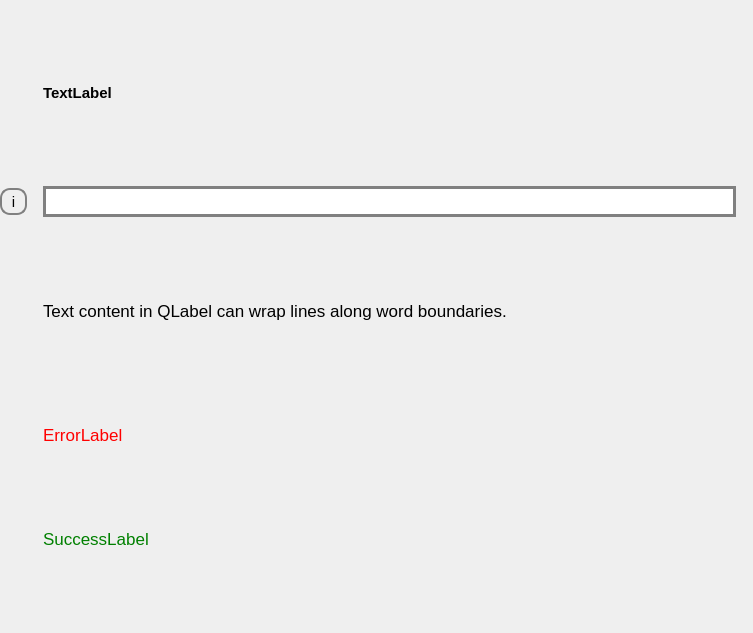
<?xml version="1.0" encoding="UTF-8"?>
<ui version="4.0">
 <class>Form</class>
 <widget class="QWidget" name="Form">
  <property name="geometry">
   <rect>
    <x>0</x>
    <y>0</y>
    <width>753</width>
    <height>633</height>
   </rect>
  </property>
  <property name="sizePolicy">
   <sizepolicy hsizetype="Preferred" vsizetype="Fixed">
    <horstretch>0</horstretch>
    <verstretch>0</verstretch>
   </sizepolicy>
  </property>
  <property name="windowTitle">
   <string>Form</string>
  </property>
  <layout class="QGridLayout" name="gridLayout">
   <property name="leftMargin">
    <number>0</number>
   </property>
   <property name="topMargin">
    <number>6</number>
   </property>
   <property name="rightMargin">
    <number>0</number>
   </property>
   <property name="bottomMargin">
    <number>6</number>
   </property>
   <item row="4" column="1">
    <widget class="QLabel" name="lfbTextFieldSuccess">
     <property name="sizePolicy">
      <sizepolicy hsizetype="Preferred" vsizetype="Fixed">
       <horstretch>0</horstretch>
       <verstretch>0</verstretch>
      </sizepolicy>
     </property>
     <property name="font">
      <font>
       <pointsize>13</pointsize>
      </font>
     </property>
     <property name="styleSheet">
      <string notr="true">color: green;</string>
     </property>
     <property name="text">
      <string>SuccessLabel</string>
     </property>
     <property name="wordWrap">
      <bool>true</bool>
     </property>
    </widget>
   </item>
   <item row="3" column="1">
    <widget class="QLabel" name="lfbTextFieldError">
     <property name="sizePolicy">
      <sizepolicy hsizetype="Preferred" vsizetype="Fixed">
       <horstretch>0</horstretch>
       <verstretch>0</verstretch>
      </sizepolicy>
     </property>
     <property name="font">
      <font>
       <pointsize>13</pointsize>
      </font>
     </property>
     <property name="styleSheet">
      <string notr="true">color: red;</string>
     </property>
     <property name="text">
      <string>ErrorLabel</string>
     </property>
     <property name="alignment">
      <set>Qt::AlignLeading|Qt::AlignLeft|Qt::AlignTop</set>
     </property>
     <property name="wordWrap">
      <bool>true</bool>
     </property>
    </widget>
   </item>
   <item row="2" column="1">
    <widget class="QLabel" name="lfbTextFieldHelp">
     <property name="sizePolicy">
      <sizepolicy hsizetype="Preferred" vsizetype="Fixed">
       <horstretch>0</horstretch>
       <verstretch>0</verstretch>
      </sizepolicy>
     </property>
     <property name="font">
      <font>
       <pointsize>13</pointsize>
      </font>
     </property>
     <property name="text">
      <string>Text content in QLabel can wrap lines along word boundaries.</string>
     </property>
     <property name="alignment">
      <set>Qt::AlignLeading|Qt::AlignLeft|Qt::AlignTop</set>
     </property>
     <property name="wordWrap">
      <bool>true</bool>
     </property>
    </widget>
   </item>
   <item row="1" column="1">
    <widget class="QLineEdit" name="lfbTextField">
     <property name="sizePolicy">
      <sizepolicy hsizetype="MinimumExpanding" vsizetype="Fixed">
       <horstretch>10</horstretch>
       <verstretch>0</verstretch>
      </sizepolicy>
     </property>
     <property name="font">
      <font>
       <pointsize>14</pointsize>
      </font>
     </property>
     <property name="styleSheet">
      <string notr="true">QLineEdit {
	border: 3px solid grey;
	padding:0px;
    font-size: 14pt;
}</string>
     </property>
     <property name="text">
      <string/>
     </property>
     <property name="placeholderText">
      <string comment="fgfgfgfg" extracomment="sdfsdf"/>
     </property>
     <property name="clearButtonEnabled">
      <bool>true</bool>
     </property>
    </widget>
   </item>
   <item row="1" column="2">
    <widget class="QLabel" name="lfbTextFieldUnit">
     <property name="font">
      <font>
       <family>Ubuntu</family>
       <pointsize>14</pointsize>
      </font>
     </property>
     <property name="text">
      <string/>
     </property>
    </widget>
   </item>
   <item row="1" column="0">
    <widget class="QToolButton" name="lfbTextFieldDescriptionBtn">
     <property name="font">
      <font>
       <pointsize>11</pointsize>
      </font>
     </property>
     <property name="cursor">
      <cursorShape>PointingHandCursor</cursorShape>
     </property>
     <property name="styleSheet">
      <string notr="true">QToolButton{
	border: 2px solid gray;
	border-radius: 10px;
	width: 20px;
	height: 20px;
	margin-right: 10px;
}</string>
     </property>
     <property name="text">
      <string>i</string>
     </property>
     <property name="autoRaise">
      <bool>false</bool>
     </property>
    </widget>
   </item>
   <item row="0" column="1">
    <widget class="QLabel" name="lfbTextFieldLabel">
     <property name="sizePolicy">
      <sizepolicy hsizetype="Preferred" vsizetype="Fixed">
       <horstretch>0</horstretch>
       <verstretch>0</verstretch>
      </sizepolicy>
     </property>
     <property name="font">
      <font>
       <pointsize>11</pointsize>
       <weight>75</weight>
       <bold>true</bold>
      </font>
     </property>
     <property name="text">
      <string>TextLabel</string>
     </property>
    </widget>
   </item>
  </layout>
 </widget>
 <resources/>
 <connections/>
</ui>
